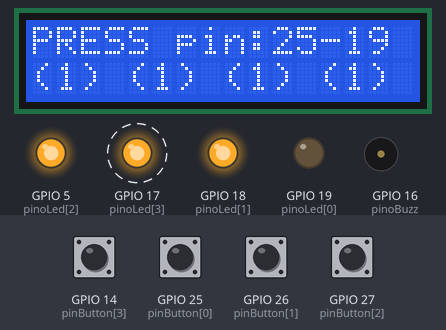
The sketch below on a simulated ESP32. Shown: 16×2 character LCD, output pins drawn as LEDs (lit = HIGH), buzzer (waves = sounding). Dashed ring = blinking. The test bench sets the inputs (shaded band); at power-on: GPIO 14 (pinButton[3]), GPIO 25 (pinButton[0]), GPIO 26 (pinButton[1]), GPIO 27 (pinButton[2]) HIGH.

Above: at 1.2 s.
1.3 s: GPIO 14 (pinButton[3]) pulled LOW for 1.3 s
At 1.94 s:
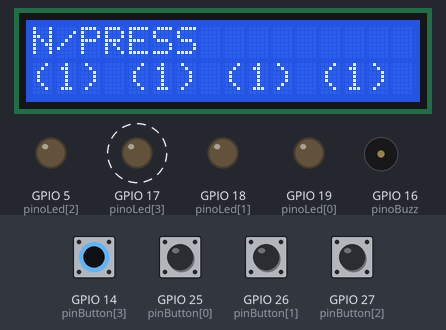
4.1 s: GPIO 26 (pinButton[1]) pulled LOW for 1.3 s
At 6.87 s:
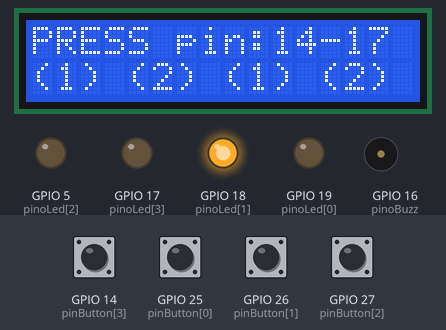
8.5 s: GPIO 27 (pinButton[2]) pulled LOW for 1.3 s
At 10.81 s:
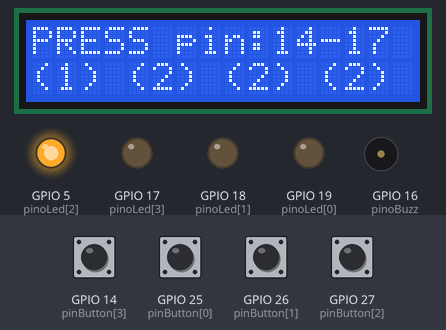
12.7 s: GPIO 25 (pinButton[0]) pulled LOW for 1.3 s
At 14.95 s:
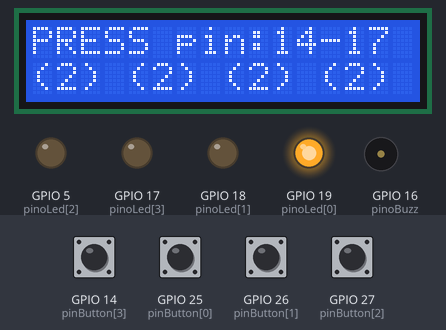
16.2 s: GPIO 14 (pinButton[3]) pulled LOW for 1.3 s
At 18.11 s:
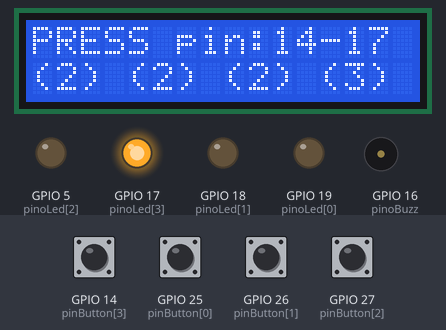
19.0 s: GPIO 25 (pinButton[0]) pulled LOW for 1.3 s
At 23.04 s:
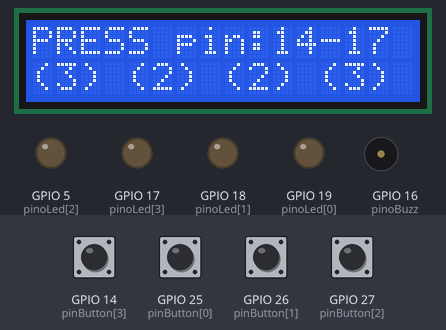
Timing chart, 0 to 23.8 s (numbered marks = the images above; inputs shaded):
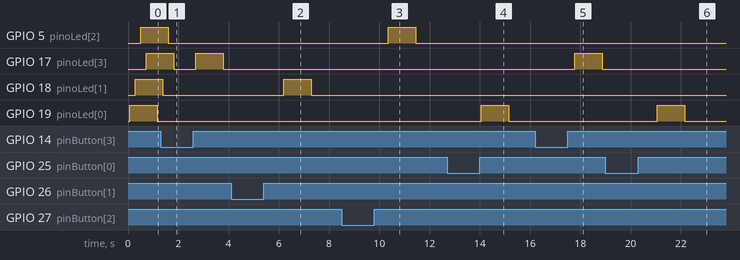

The sketch:

PUSH_BUTTONS_LED_LCD_IC2_ESP32_32U.ino
```cpp
#include <LiquidCrystal_I2C.h>
#include <Wire.h>


#define NOTE_G1  49
#define NOTE_GS1 52
#define NOTE_A1  55
#define NOTE_AS1 58
#define NOTE_B1  62
#define NOTE_C2  65
#define NOTE_CS2 69
#define NOTE_D2  73
#define NOTE_DS2 78
#define NOTE_E2  82
#define NOTE_F2  87
#define NOTE_FS2 93
#define NOTE_G2  98
#define NOTE_GS2 104
#define NOTE_A2  110
#define NOTE_AS2 117
#define NOTE_B2  123
#define NOTE_C3  131
#define NOTE_CS3 139
#define NOTE_D3  147
#define NOTE_DS3 156
#define NOTE_E3  165
#define NOTE_F3  175
#define NOTE_FS3 185
#define NOTE_G3  196
#define NOTE_GS3 208
#define NOTE_A3  220
#define NOTE_AS3 233
#define NOTE_B3  247
#define NOTE_C4  262
#define NOTE_CS4 277
#define NOTE_D4  294
#define NOTE_DS4 311
#define NOTE_E4  330
#define NOTE_F4  349
#define NOTE_FS4 370
#define NOTE_G4  392
#define NOTE_GS4 415
#define NOTE_A4  440
#define NOTE_AS4 466
#define NOTE_B4  494
#define NOTE_C5  523
#define NOTE_CS5 554
#define NOTE_D5  587
#define NOTE_DS5 622
#define NOTE_E5  659
#define NOTE_F5  698
#define NOTE_FS5 740
#define NOTE_G5  784
#define NOTE_GS5 831
#define NOTE_A5  880
#define NOTE_AS5 932
#define NOTE_B5  988
#define NOTE_C6  1047
#define NOTE_CS6 1109
#define NOTE_D6  1175
#define NOTE_DS6 1245
#define NOTE_E6  1319
#define NOTE_F6  1397
#define NOTE_FS6 1480
#define NOTE_G6  1568
#define NOTE_GS6 1661
#define NOTE_A6  1760
#define NOTE_AS6 1865
#define NOTE_B6  1976
#define NOTE_C7  2093
#define NOTE_CS7 2217
#define NOTE_D7  2349
#define NOTE_DS7 2489
#define NOTE_E7  2637
#define NOTE_F7  2794
#define NOTE_FS7 2960
#define NOTE_G7  3136
#define NOTE_GS7 3322
#define NOTE_A7  3520
#define NOTE_AS7 3729
#define NOTE_B7  3951
#define NOTE_C8  4186
#define NOTE_CS8 4435
#define NOTE_D8  4699
#define NOTE_DS8 4978


#define I2C_SDA 21
#define I2C_SCL 22

#define NAO_PRESSIONADO_NAO_TOCANDO 0
#define PRESSIONADO_TOCANDO 1
#define PRESSIONADO_NAO_TOCANDO 2

LiquidCrystal_I2C  lcd_i2c(0x27, 16, 2);


//(E1*) --> Pino nao pressionado nao tocando
//(E2*) --> Pino pressionado tocando
//(E3*) --> Pino pressionado nao tocando

int LeituraNr = 0;
//( E1* ) --> ( E2 ) --> ( E3 )
int estadoPino[] = {NAO_PRESSIONADO_NAO_TOCANDO,
                    NAO_PRESSIONADO_NAO_TOCANDO,
                    NAO_PRESSIONADO_NAO_TOCANDO,
                    NAO_PRESSIONADO_NAO_TOCANDO };

//int pinoPressionado[] = {0,0,0,0};
int pinoNrToques[] = {0,0,0,0};
int pinoLed[] = {19,18,5,17};
int pinButton[] = {25,26,27,14};
int pinSOM[] = {NOTE_G3,NOTE_G5,NOTE_G6,NOTE_G7};
int pinoBuzz = 16;

int lePino(int indice){
  int pinoPressionado = digitalRead(pinButton[indice]);
  int foiPressionado = 0;
  if (pinoPressionado){
    //( E1* ) --> ( E2 ) --> ( E3 )
    if (estadoPino[indice] == NAO_PRESSIONADO_NAO_TOCANDO){
      //( E1 ) --> ( E2* ) --> ( E3 )
      estadoPino[indice] = PRESSIONADO_TOCANDO;
    }
  }

  //( E1 ) --> ( E2* ) --> ( E3 )
  if (estadoPino[indice] == PRESSIONADO_TOCANDO){
    digitalWrite(pinoLed[indice], HIGH);
    tone(pinoBuzz,pinSOM[indice],100);
    noTone(pinoBuzz);
    pinoNrToques[indice]++;
  }

  //( E1 ) --> ( E2 ) --> ( E3* )
  if (estadoPino[indice] == PRESSIONADO_NAO_TOCANDO){
    digitalWrite(pinoLed[indice], LOW);
    foiPressionado = 1;
  }
  lcd_i2c.setCursor(0, 0);
  if (pinoPressionado){
    lcd_i2c.printf("PRESS pin:%i-%i   ", pinButton[indice], pinoLed[indice]);
    delay(200);
  }else{
    lcd_i2c.printf("N/PRESS        ");
  }

  //( E1 ) --> ( E2* ) --> ( E3 )
  if(estadoPino[indice]==PRESSIONADO_TOCANDO){
    //( E1 ) --> ( E2 ) --> ( E3* )
    estadoPino[indice] = PRESSIONADO_NAO_TOCANDO;
  }

  //( E1 ) --> ( E2 ) --> ( E3* )
  if(estadoPino[indice]==PRESSIONADO_NAO_TOCANDO && pinoPressionado==0){
    //( E1* ) --> ( E2 ) --> ( E3 )
    estadoPino[indice] = NAO_PRESSIONADO_NAO_TOCANDO;
  }
  return (foiPressionado);
};


void setup() {
  for(int i=0 ; i < 4; i++){
    pinMode(pinButton[i], INPUT);
    pinMode(pinoLed[i],  OUTPUT);
    pinoNrToques[i] = 0;
  }
  pinMode(pinoBuzz, OUTPUT);
  Serial.begin(115200);
  Wire.begin(I2C_SDA, I2C_SCL);
  //------------------------//
  lcd_i2c.init();
  lcd_i2c.backlight();
  lcd_i2c.setCursor(0,0);
  lcd_i2c.print("Hello");
  //------------------------//
}
void loop() {
  lcd_i2c.setCursor(0,0);
  for(int i=0 ; i < 4; i++){
    lePino(i);
    lcd_i2c.setCursor(i*4, 1);
    lcd_i2c.printf("(%i) ",pinoNrToques[i]);
  }
  delay(200);
}
```

Measured:
- after the input at 1.3 s, the display: first differs from a run without the input after 0.54 s (image 1)
- after the input at 4.1 s, GPIO 18 (pinoLed[1]): LOW → HIGH after 2.1 s, → LOW 1.1 s later
- after the input at 8.5 s, GPIO 5 (pinoLed[2]): LOW → HIGH after 1.9 s, → LOW 1.1 s later
- after the input at 12.7 s, GPIO 19 (pinoLed[0]): LOW → HIGH after 1.4 s, → LOW 1.1 s later
- after the input at 16.2 s, GPIO 17 (pinoLed[3]): LOW → HIGH after 1.6 s, → LOW 1.1 s later; the display: first differs from a run without the input after 0.72 s (image 5 shows a later state)
- after the input at 19.0 s, GPIO 19 (pinoLed[0]): LOW → HIGH after 2.1 s, → LOW 1.1 s later
- what the display in image 2 shows lasts 0.4 s, from 6.7 s to 7.1 s
